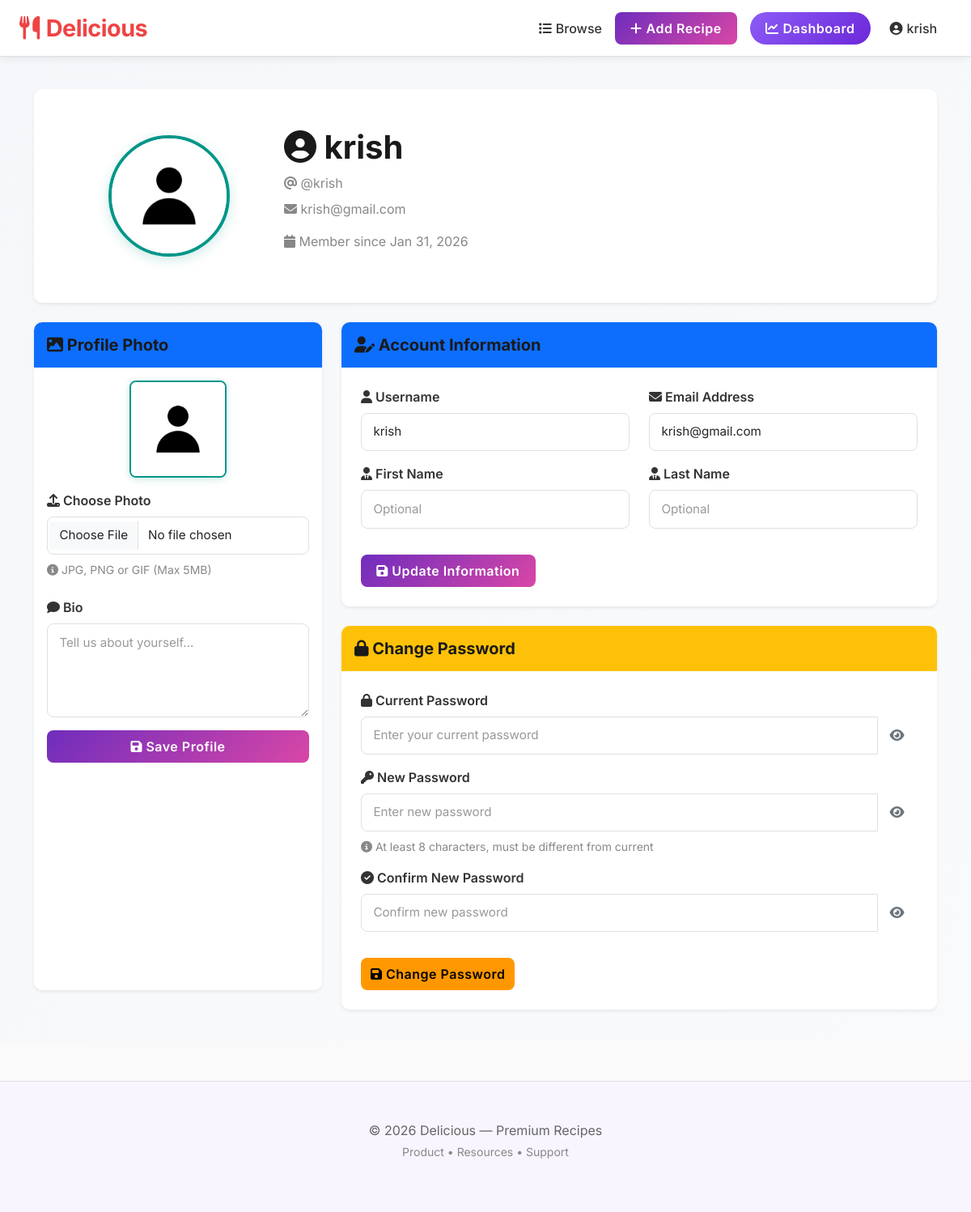
/profile/ (signed in), run on an earlier commit of the app's database.
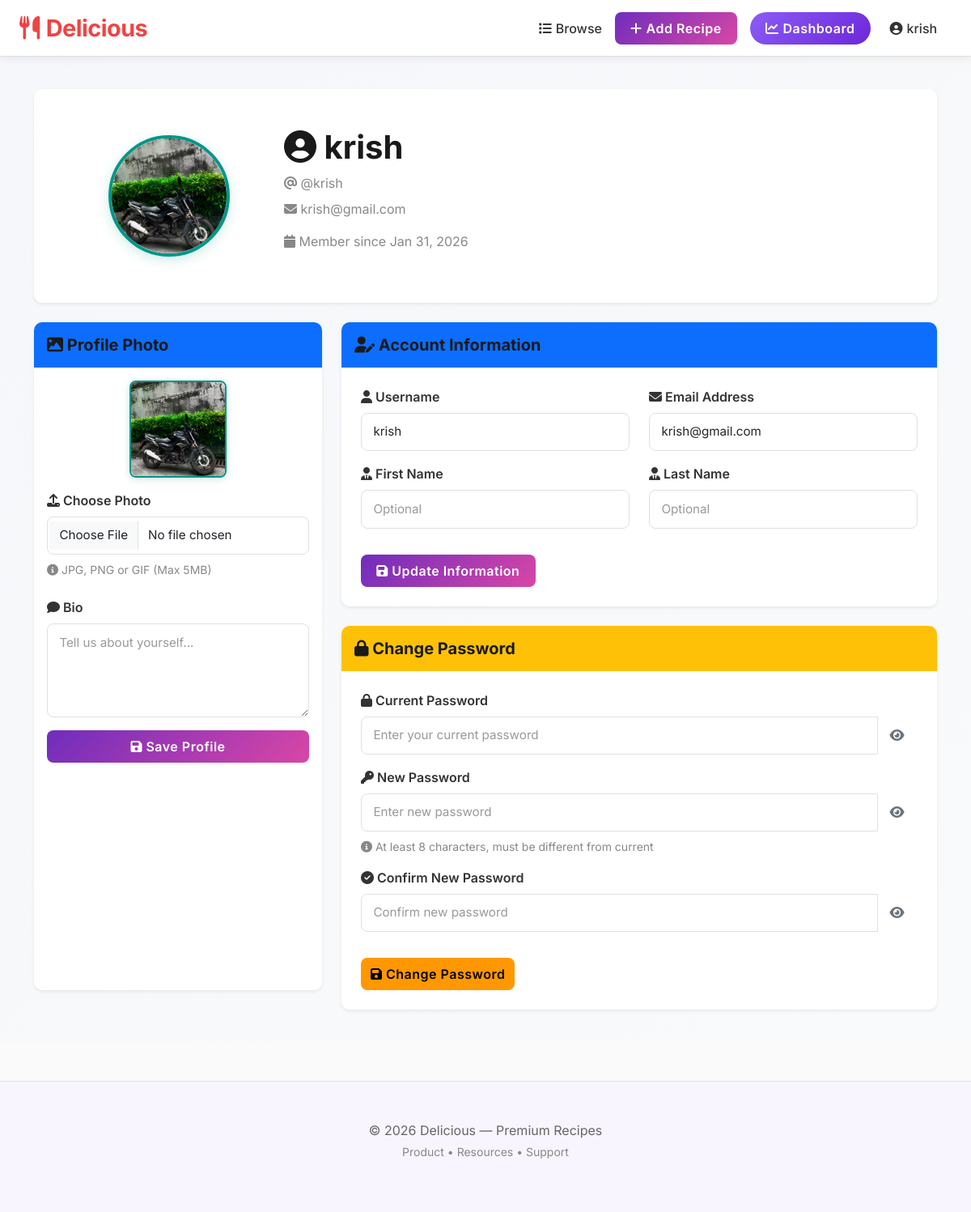
And on a later commit of the database.
### recipes/models.py (models this page shows, shortened)
class UserProfile(models.Model):
    user = models.OneToOneField(User, on_delete=models.CASCADE, related_name='profile')
    profile_image = models.ImageField(upload_to='profiles/', blank=True, null=True, default='profiles/default.png')
    bio = models.TextField(blank=True)
    created_at = models.DateTimeField(auto_now_add=True)
    updated_at = models.DateTimeField(auto_now=True)

### recipes/views.py (the view, shortened to what this page needs)
# urls.py: path('profile/', views.profile_view, name='profile'),
@login_required
def profile_view(request):
    user_profile, created = UserProfile.objects.get_or_create(user=request.user)
    profile_form = UserProfileForm(instance=user_profile)
    info_form = UserInfoForm(instance=request.user)
    password_form = ChangePasswordForm(request.user)
    return render(request, 'auth/profile.html', {
        'profile_form': profile_form,
        'info_form': info_form,
        'password_form': password_form,
        'user_profile': user_profile
    })

### recipes/forms.py (shortened to what this page needs)
class UserProfileForm(forms.ModelForm):
    class Meta:
        model = UserProfile
        fields = ['profile_image', 'bio']
        widgets = {
            'profile_image': forms.FileInput(attrs={'class': 'form-control', 'accept': 'image/*'}),
            'bio': forms.Textarea(attrs={'class': 'form-control', 'rows': 3, 'placeholder': 'Tell us about yourself...'}),
        }

class UserInfoForm(forms.ModelForm):
    class Meta:
        model = User
        fields = ['username', 'email', 'first_name', 'last_name']
        widgets = {
            'username': forms.TextInput(attrs={'class': 'form-control', 'placeholder': 'Username'}),
            'email': forms.EmailInput(attrs={'class': 'form-control', 'placeholder': 'Email address'}),
            'first_name': forms.TextInput(attrs={'class': 'form-control', 'placeholder': 'First name'}),
            'last_name': forms.TextInput(attrs={'class': 'form-control', 'placeholder': 'Last name'}),
        }

### templates/auth/profile.html (shortened to what the changed rows need)
{% extends 'base.html' %}
{% load static %}
{% block content %}
<div style="min-height: 100vh; padding: 40px 0; background: linear-gradient(135deg, #f5f7fa 0%, #f9fafb 100%);">
  <div class="container">
    <div class="row mb-4">
      <div class="col-12">
        <div class="profile-header card shadow-sm border-0">
          <div class="card-body p-5">
            <div class="row align-items-center">
              <div class="col-md-3 text-center mb-4 mb-md-0">
                <div class="profile-avatar-container">
                  <img src="{{ user_profile.profile_image.url }}" alt="{{ user.username }}" class="profile-avatar">
                </div>
              </div>
              <div class="col-md-9">
                <h1 class="mb-2"><i class="fas fa-user-circle"></i> {{ user.get_full_name|default:user.username }}</h1>
              </div>
            </div>
          </div>
        </div>
      </div>
    </div>
    <div class="row">
      <div class="col-lg-4 mb-4">
        <div class="card shadow-sm border-0 h-100">
          <div class="card-body">
            <form method="post" enctype="multipart/form-data" id="profileForm">
              <div class="mb-4">
                <div class="profile-preview-container mb-3">
                  <img id="profilePreview" src="{% if user_profile.profile_image %}{{ user_profile.profile_image.url }}{% else %}{{ user_profile.profile_image.url }}{% endif %}" alt="Preview" class="profile-preview">
                </div>
              </div>
            </form>
          </div>
        </div>
      </div>
    </div>
  </div>
</div>
{% endblock %}

What changed in the data, as far as the page shows it:
changed UserProfile: profile_image: picture added in place of a placeholder
